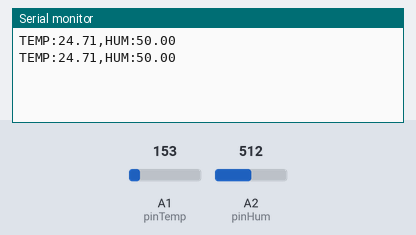
A sketch run on a simulated Arduino Uno, built with avr-gcc and run on an emulated ATmega328P. On the bench: the last lines printed to the serial monitor. Inputs (shaded band) come from the test bench; at power-on: A1 (pinTemp) = 153, A2 (pinHum) = 512.

Above: at 2.8 s.
2.9 s: A1 (pinTemp) set to 165
At 5.2 s:
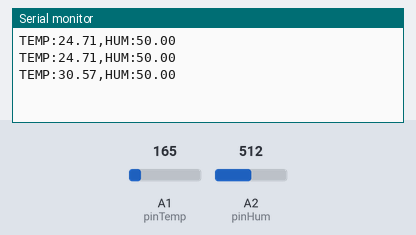
5.6 s: A2 (pinHum) set to 716
At 6.9 s:
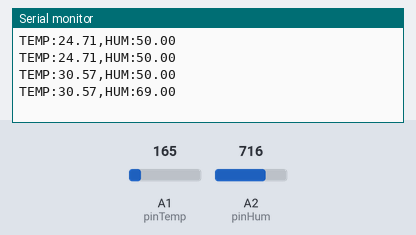
8.3 s: A1 (pinTemp) set to 175
At 10.8 s:
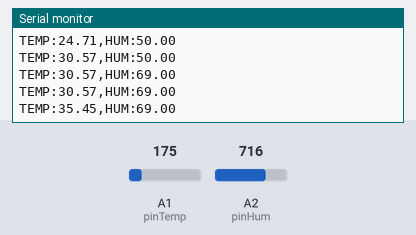
11.0 s: A2 (pinHum) set to 900
At 12.8 s:
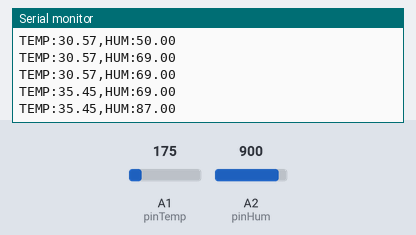
Timing chart, 0 to 14.3 s (numbered marks = the images above; inputs shaded):
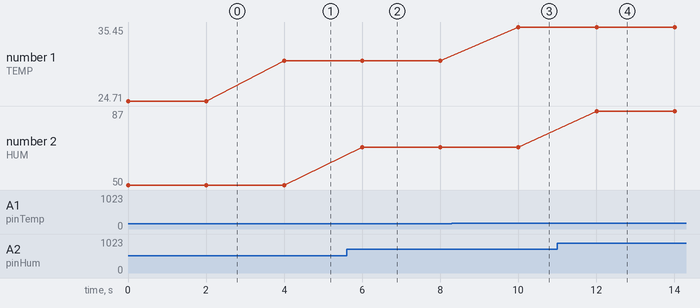

The sketch:

meteo_iot.ino
```cpp
/*
 * Système de surveillance météorologique basé sur l'IoT
 * Étape 2 : Simulation des capteurs et du microcontrôleur (Tinkercad)
 *
 * Capteurs :
 *  - TMP36         -> broché sur A1 (mesure de température)
 *  - Potentiomètre -> broché sur A2 (simulation de l'humidité)
 *
 * Sortie : moniteur série, format "TEMP:xx.xx,HUM:xx.xx"
 *          (lu ensuite par mqtt_publisher.py sur le PC)
 */

const int pinTemp = A1;   // TMP36
const int pinHum  = A2;   // Potentiomètre

void setup() {
  Serial.begin(9600);
}

void loop() {
  // --- Lecture température (TMP36) ---
  int lectureTemp = analogRead(pinTemp);
  float tensionTemp = lectureTemp * (5.0 / 1024.0);   // conversion en volts
  float temperatureC = (tensionTemp - 0.5) * 100.0;   // formule TMP36

  // --- Lecture humidité simulée (potentiomètre) ---
  int lectureHum = analogRead(pinHum);
  float humidite = map(lectureHum, 0, 1023, 0, 100);  // ramené en %

  // --- Envoi sur le moniteur série ---
  Serial.print("TEMP:");
  Serial.print(temperatureC, 2);
  Serial.print(",HUM:");
  Serial.println(humidite, 2);

  delay(2000); // une mesure toutes les 2 secondes
}
```

Measured:
- after the input at 2.9 s, the serial monitor: prints a new line after 1.1 s (image 1)
- after the input at 5.6 s, the serial monitor: prints a new line after 0.40 s (image 2)
- after the input at 8.3 s, the serial monitor: prints a new line after 1.7 s (image 3)
- after the input at 11.0 s, the serial monitor: prints a new line after 1.0 s (image 4)
- plotted number 1: 24.71 → 30.57 after the input at 2.9 s, 30.57 → 35.45 after the input at 8.3 s
- plotted number 2: 50 → 69 after the input at 5.6 s, 69 → 87 after the input at 11.0 s
